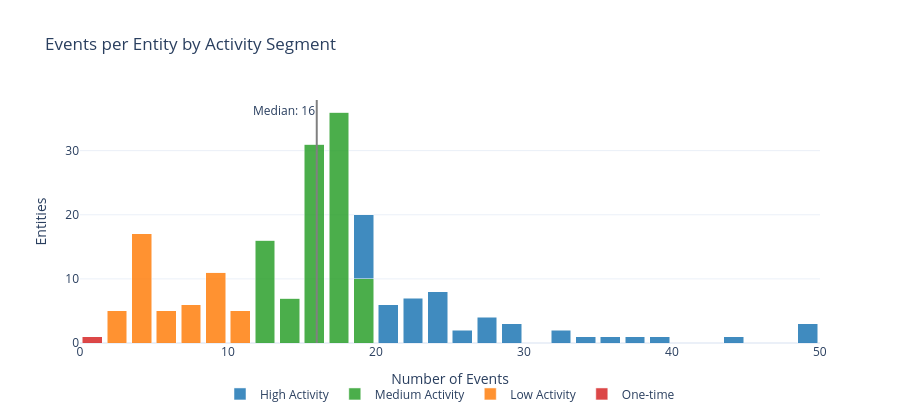

Notebook code cell kept with this figure:
### Markdown cell above
## 1a.4 Events per Entity Distribution

**Goal:** Understand how event volume varies across entities to guide feature engineering and identify modeling challenges.

| Segment | Definition | Why It Matters for Modeling |
|---------|------------|---------------------------|
| **One-time** | Exactly 1 event | No temporal features possible; cold-start problem |
| **Low Activity** | Below Q25 | Sparse features, many zeros; log-transform counts |
| **Medium Activity** | Q25 to Q75 | Core population; standard aggregation windows work |
| **High Activity** | Above Q75 | Rich features; watch for training set dominance |

### Code cell
from customer_retention.stages.profiling import classify_activity_segments

segment_result = classify_activity_segments(ts_profile.entity_lifecycles)

segment_order = ["One-time", "Low Activity", "Medium Activity", "High Activity"]
segment_colors = {
    "One-time": "#d62728", "Low Activity": "#ff7f0e",
    "Medium Activity": "#2ca02c", "High Activity": "#1f77b4",
}

event_counts = segment_result.lifecycles["event_count"]
x_max = event_counts.quantile(0.99)
bins = np.linspace(0, x_max, 31)
bin_centers = (bins[:-1] + bins[1:]) / 2

lc = segment_result.lifecycles
bin_indices = np.digitize(lc["event_count"], bins) - 1
bin_indices = bin_indices.clip(0, len(bin_centers) - 1)
lc_binned = lc.assign(_bin=bin_indices)

fig = go.Figure()
for seg in segment_order:
    subset = lc_binned[lc_binned["activity_segment"] == seg]
    if subset.empty:
        continue
    counts_per_bin = subset.groupby("_bin").size().reindex(range(len(bin_centers)), fill_value=0)
    fig.add_trace(go.Bar(
        x=bin_centers, y=counts_per_bin.to_numpy(), name=seg,
        marker_color=segment_colors[seg], opacity=0.85,
    ))

fig.add_vline(
    x=event_counts.median(), line_dash="solid", line_color="gray",
    annotation_text=f"Median: {event_counts.median():.0f}",
    annotation_position="top left",
)

use_log_y = event_counts.value_counts().max() > event_counts.value_counts().median() * 50

log_note = ("<br><sub>Log Y-axis: bar heights compress large differences — "
            "see table below for actual segment shares</sub>" if use_log_y else "")

fig.update_layout(
    barmode="stack", template="plotly_white", height=420,
    title="Events per Entity by Activity Segment" + log_note,
    xaxis_title="Number of Events",
    yaxis_title="Entities",
    yaxis_type="log" if use_log_y else "linear",
    legend=dict(orientation="h", yanchor="top", y=-0.15, xanchor="center", x=0.5),
    margin=dict(b=70),
)
display_figure(fig)

### Figure 1 — Plotly figure (JSON) as saved in the notebook; plotly's stock layout.template omitted (floating-point values rounded to 4 significant figures)
{"data": [{"marker": {"color": "#d62728"}, "name": "One-time", "opacity": 0.85, "type": "bar", "x": [0.8335, 2.5, 4.167, 5.834, 7.501, 9.168, 10.84, 12.5, 14.17, 15.84, 17.5, 19.17, 20.84, 22.5, 24.17, 25.84, 27.51, 29.17, 30.84, 32.51, 34.17, 35.84, 37.51, 39.17, 40.84, 42.51, 44.18, 45.84, 47.51, 49.18], "y": [1, 0, 0, 0, 0, 0, 0, 0, 0, 0, 0, 0, 0, 0, 0, 0, 0, 0, 0, 0, 0, 0, 0, 0, 0, 0, 0, 0, 0, 0]}, {"marker": {"color": "#ff7f0e"}, "name": "Low Activity", "opacity": 0.85, "type": "bar", "x": [0.8335, 2.5, 4.167, 5.834, 7.501, 9.168, 10.84, 12.5, 14.17, 15.84, 17.5, 19.17, 20.84, 22.5, 24.17, 25.84, 27.51, 29.17, 30.84, 32.51, 34.17, 35.84, 37.51, 39.17, 40.84, 42.51, 44.18, 45.84, 47.51, 49.18], "y": [0, 5, 17, 5, 6, 11, 5, 0, 0, 0, 0, 0, 0, 0, 0, 0, 0, 0, 0, 0, 0, 0, 0, 0, 0, 0, 0, 0, 0, 0]}, {"marker": {"color": "#2ca02c"}, "name": "Medium Activity", "opacity": 0.85, "type": "bar", "x": [0.8335, 2.5, 4.167, 5.834, 7.501, 9.168, 10.84, 12.5, 14.17, 15.84, 17.5, 19.17, 20.84, 22.5, 24.17, 25.84, 27.51, 29.17, 30.84, 32.51, 34.17, 35.84, 37.51, 39.17, 40.84, 42.51, 44.18, 45.84, 47.51, 49.18], "y": [0, 0, 0, 0, 0, 0, 0, 16, 7, 31, 36, 10, 0, 0, 0, 0, 0, 0, 0, 0, 0, 0, 0, 0, 0, 0, 0, 0, 0, 0]}, {"marker": {"color": "#1f77b4"}, "name": "High Activity", "opacity": 0.85, "type": "bar", "x": [0.8335, 2.5, 4.167, 5.834, 7.501, 9.168, 10.84, 12.5, 14.17, 15.84, 17.5, 19.17, 20.84, 22.5, 24.17, 25.84, 27.51, 29.17, 30.84, 32.51, 34.17, 35.84, 37.51, 39.17, 40.84, 42.51, 44.18, 45.84, 47.51, 49.18], "y": [0, 0, 0, 0, 0, 0, 0, 0, 0, 0, 0, 10, 6, 7, 8, 2, 4, 3, 0, 2, 1, 1, 1, 1, 0, 0, 1, 0, 0, 3]}], "layout": {"annotations": [{"showarrow": false, "text": "Median: 16", "x": 16.0, "xanchor": "right", "xref": "x", "y": 1, "yanchor": "top", "yref": "y domain"}], "barmode": "stack", "height": 420, "legend": {"orientation": "h", "x": 0.5, "xanchor": "center", "y": -0.15, "yanchor": "top"}, "margin": {"b": 70}, "shapes": [{"line": {"color": "gray", "dash": "solid"}, "type": "line", "x0": 16.0, "x1": 16.0, "xref": "x", "y0": 0, "y1": 1, "yref": "y domain"}], "title": {"text": "Events per Entity by Activity Segment"}, "xaxis": {"title": {"text": "Number of Events"}}, "yaxis": {"title": {"text": "Entities"}, "type": "linear"}}}
